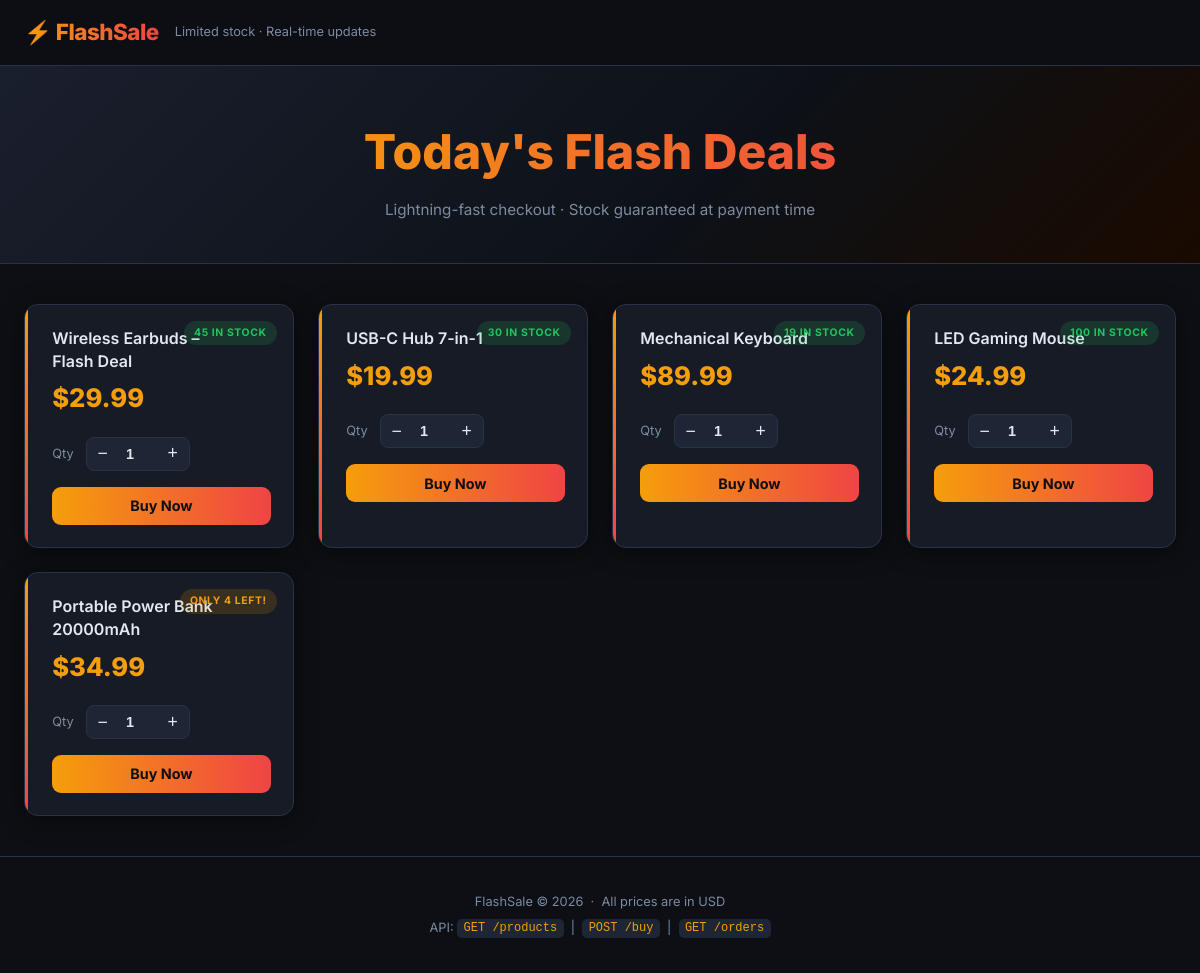
The page / on the database its author committed.
### tables this page shows
CREATE TABLE products (
                id    INTEGER PRIMARY KEY AUTOINCREMENT,
                name  TEXT    NOT NULL,
                price REAL    NOT NULL CHECK(price >= 0),
                stock INTEGER NOT NULL CHECK(stock >= 0)
            );

### flashsale/routes.py (the view)
@bp.route("/", methods=["GET"])
def index():
    from flask import render_template
    products = models.get_all_products()
    return render_template("index.html", products=products)

### flashsale/database.py (called while the page is built)
def get_connection() -> sqlite3.Connection:
    conn = sqlite3.connect(DATABASE_PATH, check_same_thread=False)
    conn.row_factory = sqlite3.Row          # dict-like access
    conn.execute("PRAGMA journal_mode=WAL;")  # better concurrent reads
    conn.execute("PRAGMA foreign_keys=ON;")   # enforce FK constraints
    return conn

### flashsale/models.py (called while the page is built)
def get_all_products() -> list[dict]:
    conn = get_connection()
    rows = conn.execute(
        "SELECT id, name, price, stock FROM products ORDER BY id;"
    ).fetchall()
    conn.close()
    return [dict(r) for r in rows]

### flashsale/templates/index.html (shortened to what this page needs)
<!DOCTYPE html>
<html lang="en">
<head>
  <link rel="stylesheet" href="{{ url_for('static', filename='css/style.css') }}" />
</head>
<body>
  <header class="site-header">
    <div class="header-inner">
      <div class="logo">⚡ FlashSale</div>
      <span class="tagline">Limited stock · Real-time updates</span>
    </div>
  </header>
  <section class="hero">
    <div class="hero-inner">
      <h1>Today's Flash Deals</h1>
      <p>Lightning-fast checkout · Stock guaranteed at payment time</p>
    </div>
  </section>
  <main class="container">
    <div class="products-grid" id="products-grid">
      {% for product in products %}
      <article class="product-card {% if product.stock == 0 %}sold-out{% endif %}"
               data-id="{{ product.id }}"
               id="card-{{ product.id }}">
        <span class="stock-badge {% if product.stock == 0 %}badge-empty{% elif product.stock <= 10 %}badge-low{% else %}badge-ok{% endif %}">
          {% if product.stock == 0 %}SOLD OUT
          {% elif product.stock <= 10 %}Only {{ product.stock }} left!
          {% else %}{{ product.stock }} in stock{% endif %}
        </span>
        <div class="card-body">
          <h2 class="product-name">{{ product.name }}</h2>
          <p class="product-price">${{ "%.2f"|format(product.price) }}</p>
          <div class="qty-row">
            <label for="qty-{{ product.id }}">Qty</label>
            <div class="qty-control">
              <button class="qty-btn" onclick="changeQty({{ product.id }}, -1)">−</button>
              <input  id="qty-{{ product.id }}"
                      class="qty-input"
                      type="number"
                      value="1" min="1" max="10"
                      readonly />
              <button class="qty-btn" onclick="changeQty({{ product.id }}, +1)">+</button>
            </div>
          </div>
          <button class="buy-btn"
                  id="buy-{{ product.id }}"
                  onclick="buyProduct({{ product.id }})"
                  {% if product.stock == 0 %}disabled{% endif %}>
            {% if product.stock == 0 %}Sold Out{% else %}Buy Now{% endif %}
          </button>
        </div>
      </article>
      {% endfor %}
    </div>
  </main>
  <footer class="site-footer">
    <p>FlashSale &copy; 2026 &nbsp;·&nbsp; All prices are in USD</p>
    <p class="api-hint">
      API: <code>GET /products</code> &nbsp;|&nbsp;
      <code>POST /buy</code> &nbsp;|&nbsp;
      <code>GET /orders</code>
    </p>
  </footer>
</body>
</html>

### flashsale/static/css/style.css (style rules this page uses)
*, *::before, *::after { box-sizing: border-box; margin: 0; padding: 0; }
:root { --clr-bg: #0d0f14; --clr-surface: #161b26; --clr-surface2: #1e2535; --clr-border: #2a3248; --clr-accent: #f59e0b; --clr-accent2: #ef4444; --clr-green: #22c55e; --clr-text: #e2e8f0; --clr-muted: #7c8ba1; --radius: 14px; --shadow: 0 4px 24px rgba(0,0,0,.45); --transition: .2s cubic-bezier(.4,0,.2,1); }
html { scroll-behavior: smooth; }
body { font-family: 'Inter', sans-serif; background: var(--clr-bg); color: var(--clr-text); min-height: 100vh; line-height: 1.6; }
.site-header { position: sticky; top: 0; z-index: 100; background: rgba(13,15,20,.85); backdrop-filter: blur(16px); border-bottom: 1px solid var(--clr-border); }
.header-inner { max-width: 1200px; margin: auto; padding: .9rem 1.5rem; display: flex; align-items: center; gap: 1rem; }
.logo { font-size: 1.4rem; font-weight: 800; background: linear-gradient(90deg, #f59e0b, #ef4444); -webkit-background-clip: text; -webkit-text-fill-color: transparent; letter-spacing: -.5px; }
.tagline { font-size: .8rem; color: var(--clr-muted); }
.hero { background: linear-gradient(135deg, #1a1f2e 0%, #0d1117 60%, #1a0a00 100%); border-bottom: 1px solid var(--clr-border); padding: 3rem 1.5rem 2.5rem; text-align: center; }
.hero h1 { font-size: clamp(1.8rem, 4vw, 3rem); font-weight: 800; background: linear-gradient(90deg, #f59e0b 20%, #ef4444 80%); -webkit-background-clip: text; -webkit-text-fill-color: transparent; margin-bottom: .5rem; }
.hero p { color: var(--clr-muted); font-size: .95rem; }
.container { max-width: 1200px; margin: 2.5rem auto; padding: 0 1.5rem; }
.products-grid { display: grid; grid-template-columns: repeat(auto-fill, minmax(270px, 1fr)); gap: 1.5rem; }
.product-card { background: var(--clr-surface); border: 1px solid var(--clr-border); border-radius: var(--radius); box-shadow: var(--shadow); position: relative; overflow: hidden; transition: transform var(--transition), box-shadow var(--transition); }
.product-card::before { content: ''; position: absolute; left: 0; top: 0; bottom: 0; width: 3px; background: linear-gradient(180deg, #f59e0b, #ef4444); }
.card-body { padding: 1.4rem 1.4rem 1.4rem 1.7rem; }
.stock-badge { position: absolute; top: 1rem; right: 1rem; font-size: .65rem; font-weight: 700; text-transform: uppercase; letter-spacing: .06em; padding: .25rem .65rem; border-radius: 999px; }
.badge-ok { background: rgba(34,197,94,.15); color: var(--clr-green); }
.badge-low { background: rgba(245,158,11,.15); color: var(--clr-accent); }
.product-name { font-size: 1rem; font-weight: 600; margin-bottom: .4rem; line-height: 1.4; padding-right: 3rem; }
.product-price { font-size: 1.6rem; font-weight: 800; color: var(--clr-accent); margin-bottom: 1.1rem; }
.qty-row { display: flex; align-items: center; gap: .75rem; margin-bottom: 1rem; }
.qty-row label { font-size: .8rem; color: var(--clr-muted); }
.qty-control { display: flex; align-items: center; background: var(--clr-surface2); border: 1px solid var(--clr-border); border-radius: 8px; overflow: hidden; }
.qty-btn { width: 32px; height: 32px; background: none; border: none; cursor: pointer; color: var(--clr-text); font-size: 1.1rem; transition: background var(--transition); }
.qty-input { width: 38px; text-align: center; background: none; border: none; color: var(--clr-text); font-size: .9rem; font-weight: 600; outline: none; }
.buy-btn { width: 100%; padding: .65rem 1rem; background: linear-gradient(90deg, #f59e0b, #ef4444); color: #0d0f14; font-family: inherit; font-size: .9rem; font-weight: 700; border: none; border-radius: 9px; cursor: pointer; transition: opacity var(--transition), transform var(--transition); }
.site-footer { text-align: center; padding: 2rem 1rem; border-top: 1px solid var(--clr-border); color: var(--clr-muted); font-size: .8rem; line-height: 2; }
.api-hint code { background: var(--clr-surface2); padding: .15rem .4rem; border-radius: 5px; font-size: .75rem; color: var(--clr-accent); }

### rows shown on the page
products: stock "45", name "Wireless Earbuds – Flash Deal", price "29.99", id "1", shows "Buy Now"
products: stock "30", name "USB-C Hub 7-in-1", price "19.99", shows "Buy Now"
products: stock "19", name "Mechanical Keyboard", price "89.99", shows "Buy Now"
products: stock "100", name "LED Gaming Mouse", price "24.99", shows "Buy Now"
products: stock "4", name "Portable Power Bank 20000mAh", price "34.99", shows "Buy Now"
